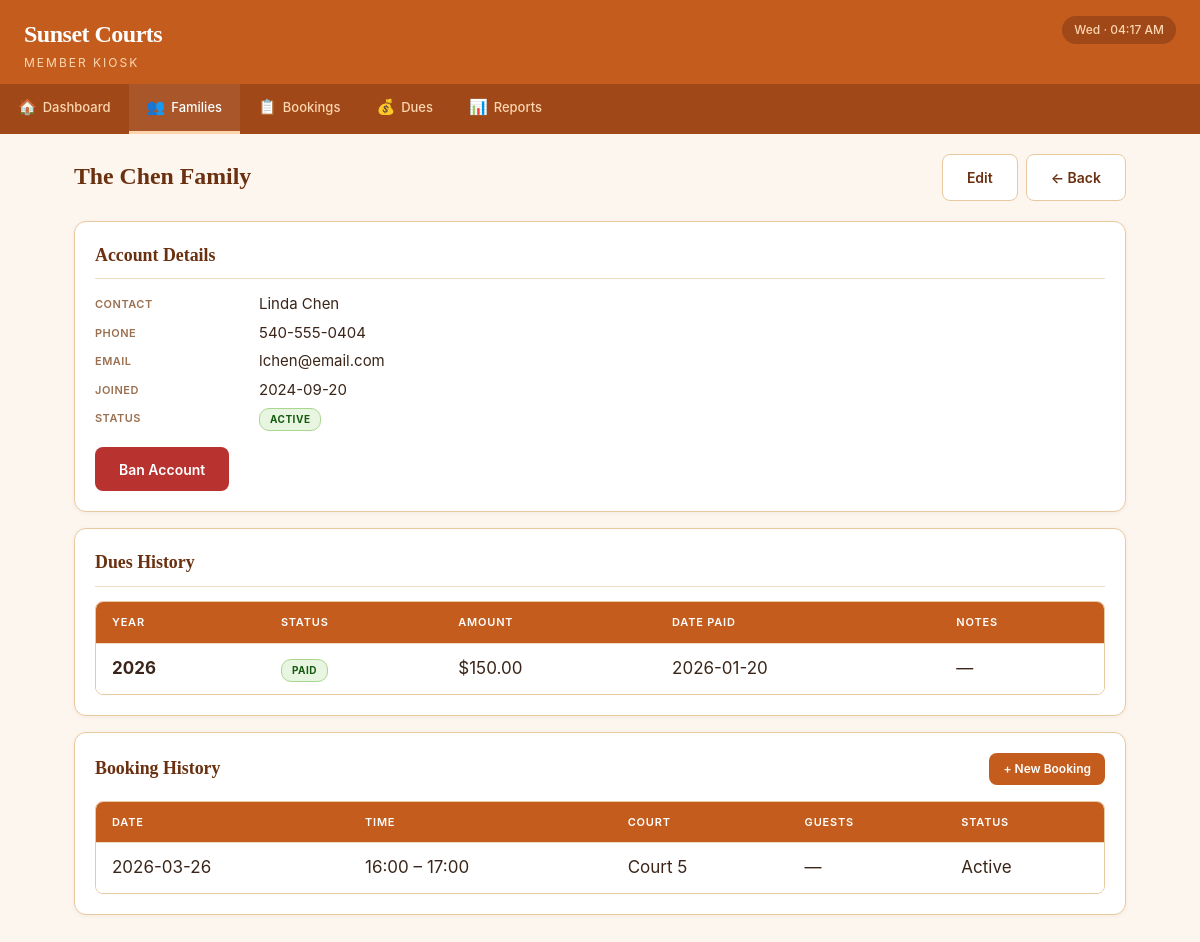
The page /members/4/view on the database its author committed.
### tables this page shows
CREATE TABLE families (
            family_id       INTEGER PRIMARY KEY AUTOINCREMENT,
            family_name     TEXT    NOT NULL,
            primary_contact TEXT,
            phone           TEXT,
            email           TEXT,
            join_date       DATE    NOT NULL DEFAULT (date('now')),
            is_banned       INTEGER NOT NULL DEFAULT 0,
            notes           TEXT,
            created_at      DATETIME NOT NULL DEFAULT (datetime('now'))
        );

CREATE TABLE dues (
            due_id      INTEGER PRIMARY KEY AUTOINCREMENT,
            family_id   INTEGER NOT NULL,
            year        INTEGER NOT NULL,
            is_paid     INTEGER NOT NULL DEFAULT 0,
            amount_paid REAL    DEFAULT 0.0,
            date_paid   DATE,
            notes       TEXT,
            FOREIGN KEY (family_id) REFERENCES families(family_id) ON DELETE CASCADE,
            UNIQUE(family_id, year)
        );

CREATE TABLE bookings (
            booking_id      INTEGER  PRIMARY KEY AUTOINCREMENT,
            family_id       INTEGER  NOT NULL,
            court_id        INTEGER  NOT NULL,
            booking_date    DATE     NOT NULL,
            start_time      TEXT     NOT NULL,
            end_time        TEXT     NOT NULL,
            guest_count     INTEGER  NOT NULL DEFAULT 0,
            notes           TEXT,
            is_cancelled    INTEGER  NOT NULL DEFAULT 0,
            created_at      DATETIME NOT NULL DEFAULT (datetime('now')),
            FOREIGN KEY (family_id) REFERENCES families(family_id) ON DELETE CASCADE,
            FOREIGN KEY (court_id)  REFERENCES courts(court_id)  ON DELETE CASCADE
        );

CREATE TABLE courts (
            court_id    INTEGER PRIMARY KEY AUTOINCREMENT,
            court_name  TEXT    NOT NULL UNIQUE,
            status      TEXT    NOT NULL DEFAULT 'Available'
        );

### app.py (the view)
@app.route('/members/<int:family_id>/view')
def member_view(family_id):
    family = query_db('SELECT * FROM families WHERE family_id = ?', (family_id,), one=True)
    if not family:
        flash('Account not found.', 'error')
        return redirect(url_for('member_list'))
    dues = query_db('SELECT * FROM dues WHERE family_id = ? ORDER BY year DESC', (family_id,))
    bookings = query_db('''
        SELECT b.*, c.court_name FROM bookings b
        JOIN courts c ON b.court_id = c.court_id
        WHERE b.family_id = ? ORDER BY b.booking_date DESC, b.start_time DESC LIMIT 20
    ''', (family_id,))
    return render_template('members/view.html', family=family, dues=dues, bookings=bookings)

### app.py (called while the page is built)
@app.context_processor
def inject_globals():
    now = datetime.now()
    return {
        'today_display': now.strftime('%a · %I:%M %p')
    }

### db.py (called while the page is built)
def get_db():
    conn = sqlite3.connect(DB_PATH)
    conn.execute("PRAGMA foreign_keys = ON")
    conn.row_factory = sqlite3.Row
    return conn

def query_db(query, args=(), one=False):
    conn = get_db()
    try:
        cursor = conn.execute(query, args)
        results = cursor.fetchall()
        return results[0] if one and results else (None if one else results)
    finally:
        conn.close()

### templates/members/view.html (shortened to what this page needs)
{% extends "base.html" %}
{% block content %}
<div class="page-header">
    <h2>{{ family.family_name }}
    </h2>
    <div class="btn-group">
        <a href="{{ url_for('member_edit', family_id=family.family_id) }}" class="btn btn-outline">Edit</a>
        <a href="{{ url_for('member_list') }}" class="btn btn-outline">← Back</a>
    </div>
</div>
<div class="card">
    <div class="card-header">Account Details</div>
    <div class="detail-grid">
        <div class="label">Contact</div><div class="value">{{ family.primary_contact or '—' }}</div>
        <div class="label">Phone</div><div class="value">{{ family.phone or '—' }}</div>
        <div class="label">Email</div><div class="value">{{ family.email or '—' }}</div>
        <div class="label">Joined</div><div class="value">{{ family.join_date }}</div>
        <div class="label">Status</div>
        <div class="value">
            {% if family.is_banned %}<span class="badge badge-banned">Banned</span>
            {% else %}<span class="badge badge-active">Active</span>{% endif %}
        </div>
    </div>
    <div class="btn-group">
        {% if family.is_banned %}
        <form method="POST" action="{{ url_for('member_unban', family_id=family.family_id) }}">
            <button type="submit" class="btn btn-primary">Lift Ban</button>
        </form>
        {% else %}
        <form method="POST" action="{{ url_for('member_ban', family_id=family.family_id) }}"
              onsubmit="return confirm('Ban this family?');">
            <button type="submit" class="btn btn-danger">Ban Account</button>
        </form>
        {% endif %}
    </div>
</div>
<div class="card">
    <div class="card-header">Dues History</div>
    {% if dues %}
    <div class="table-wrap">
        <table>
            <thead><tr><th>Year</th><th>Status</th><th>Amount</th><th>Date Paid</th><th>Notes</th></tr></thead>
            <tbody>
                {% for d in dues %}
                <tr>
                    <td><strong>{{ d.year }}</strong></td>
                    <td>{% if d.is_paid %}<span class="badge badge-paid">Paid</span>{% else %}<span class="badge badge-unpaid">Unpaid</span>{% endif %}</td>
                    <td>{{ '$%.2f' % d.amount_paid if d.amount_paid else '—' }}</td>
                    <td>{{ d.date_paid or '—' }}</td>
                    <td>{{ d.notes or '—' }}</td>
                </tr>
                {% endfor %}
            </tbody>
        </table>
    </div>
    {% else %}<p style="color:var(--text-muted);">No dues records.</p>{% endif %}
</div>
<div class="card">
    <div class="flex-between mb-16">
        <div class="card-header" style="border:none;margin:0;padding:0;">Booking History</div>
        {% if not family.is_banned %}
        <a href="{{ url_for('booking_add') }}" class="btn btn-primary btn-sm">+ New Booking</a>
        {% endif %}
    </div>
    {% if bookings %}
    <div class="table-wrap">
        <table>
            <thead><tr><th>Date</th><th>Time</th><th>Court</th><th>Guests</th><th>Status</th></tr></thead>
            <tbody>
                {% for b in bookings %}
                <tr>
                    <td>{{ b.booking_date }}</td>
                    <td>{{ b.start_time }} – {{ b.end_time }}</td>
                    <td>{{ b.court_name }}</td>
                    <td>{{ b.guest_count if b.guest_count > 0 else '—' }}</td>
                    <td>{% if b.is_cancelled %}<span style="color:var(--danger);">Cancelled</span>{% else %}Active{% endif %}</td>
                </tr>
                {% endfor %}
            </tbody>
        </table>
    </div>
    {% else %}<p style="color:var(--text-muted);">No bookings.</p>{% endif %}
</div>
{% endblock %}

### static/css/style.css (style rules this page uses)
:root { --terra: #c45c1e; --terra-dark: #a04818; --terra-darker: #6a3010; --terra-light: #fdd6b0; --terra-lighter: #fde8d0; --terra-bg: #fdf6ee; --white: #ffffff; --card: #fffaf5; --border: #e8c9a0; --border-light: #f0dcc0; --text: #3a2518; --text-muted: #9a7050; --text-section: #9a6a3a; --open-bg: #e8f5e0; --open-text: #155a10; --open-border: #a8d890; --busy-bg: #fef3e0; --busy-text: #6a4008; --busy-border: #e8c870; --maint-bg: #eef1f4; --maint-text: #3a4a5a; --maint-border: #c0cad4; --danger: #b83230; --danger-hover: #962826; --danger-bg: #fce8e8; --success-bg: #d1e7dd; --success-text: #0a5132; --warning-bg: #fff3cd; --warning-text: #856404; --error-bg: #f8d7da; --error-text: #842029; --radius: 12px; --radius-sm: 8px; --radius-pill: 10px; --shadow: 0 1px 4px rgba(106, 48, 16, 0.06); --shadow-lg: 0 4px 16px rgba(106, 48, 16, 0.10); --font-display: Georgia, 'Times New Roman', serif; --font-body: -apple-system, BlinkMacSystemFont, 'Segoe UI', sans-serif; --transition: all 0.15s ease; }
*, *::before, *::after { box-sizing: border-box; margin: 0; padding: 0; }
html { font-size: 17px; -webkit-tap-highlight-color: transparent; }
body { font-family: var(--font-body); background: var(--terra-bg); color: var(--text); line-height: 1.5; min-height: 100vh; }
a { color: var(--terra); text-decoration: none; }
.page-header { display: flex; align-items: center; justify-content: space-between; flex-wrap: wrap; gap: 12px; margin-bottom: 20px; }
.page-header h2 { font-size: 1.4rem; font-weight: 700; color: var(--terra-darker); font-family: var(--font-display); }
.card { background: var(--white); border: 1.5px solid var(--border); border-radius: var(--radius); padding: 20px; margin-bottom: 16px; box-shadow: var(--shadow); }
.card-header { font-size: 1.05rem; font-weight: 700; color: var(--terra-darker); margin-bottom: 14px; padding-bottom: 10px; border-bottom: 1px solid var(--border-light); font-family: var(--font-display); }
.btn { display: inline-flex; align-items: center; justify-content: center; gap: 8px; padding: 12px 24px; font-size: 14px; font-weight: 600; font-family: var(--font-body); border: none; border-radius: var(--radius-sm); cursor: pointer; transition: var(--transition); text-decoration: none; white-space: nowrap; min-height: 44px; min-width: 44px; }
.btn-primary { background: var(--terra); color: var(--white); }
.btn-danger { background: var(--danger); color: var(--white); }
.btn-outline { background: var(--white); color: var(--terra-darker); border: 1.5px solid var(--border); }
.btn-sm { padding: 6px 14px; font-size: 12px; min-height: 32px; }
.btn-group { display: flex; gap: 8px; flex-wrap: wrap; }
.table-wrap { overflow-x: auto; border-radius: var(--radius-sm); border: 1px solid var(--border); }
table { width: 100%; border-collapse: collapse; background: var(--white); }
th, td { padding: 12px 16px; text-align: left; border-bottom: 1px solid var(--border-light); vertical-align: middle; }
th { background: var(--terra); color: var(--white); font-weight: 600; font-size: 11px; text-transform: uppercase; letter-spacing: 0.8px; }
tr:last-child td { border-bottom: none; }
.badge { display: inline-flex; align-items: center; padding: 3px 10px; border-radius: var(--radius-pill); font-size: 10px; font-weight: 700; text-transform: uppercase; letter-spacing: 0.5px; }
.badge-paid { background: var(--open-bg); color: var(--open-text); border: 1px solid var(--open-border); }
.badge-active { background: var(--open-bg); color: var(--open-text); border: 1px solid var(--open-border); }
.detail-grid { display: grid; grid-template-columns: 150px 1fr; gap: 6px 14px; margin-bottom: 16px; }
.detail-grid .label { font-weight: 600; color: var(--text-muted); text-transform: uppercase; font-size: 11px; letter-spacing: 0.5px; padding-top: 3px; }
.detail-grid .value { font-size: 15px; }
.mb-16 { margin-bottom: 16px; }
.flex-between { display: flex; justify-content: space-between; align-items: center; flex-wrap: wrap; gap: 10px; }

### rows shown on the page
families: family_name "The Chen Family", primary_contact "Linda Chen", phone "540-555-0404", email "lchen@email.com", join_date "2024-09-20"
dues: year "2026", is_paid "PAID", amount_paid "$150.00", date_paid "2026-01-20", notes "—"
bookings: booking_date "2026-03-26", start_time "16:00", end_time "17:00", court_name "Court 5", guest_count "—", is_cancelled "Active"
